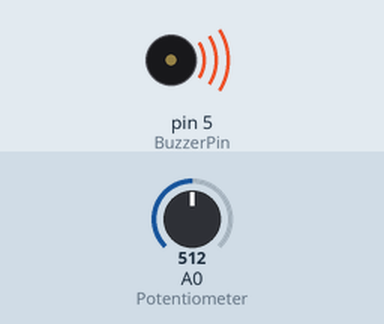
A sketch run on a simulated Arduino Uno, built with avr-gcc and run on an emulated ATmega328P. Shown: buzzer (waves = sounding). The test bench sets the inputs (shaded band); at power-on: A0 (Potentiometer) = 512.

Above: at 0.1 s.
Timing chart, 0 to 1.6 s (numbered marks = the images above):
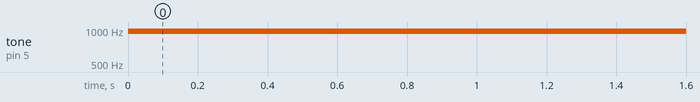

Measured:
- by itself, tone on pin 5 (BuzzerPin): silent → 977 Hz at 0.00 s

The sketch:

Lesson_4_Making_the_Buzzer_go_BEEP.ino
```cpp
int BuzzerPin = 5;
int Potentiometer = A0;

void setup() {
  pinMode(BuzzerPin, OUTPUT);
}

void loop() {
  int potentioValue, Value;
  potentioValue = analogRead(Potentiometer);
  Value = map(potentioValue, 0, 1023, 0, 255); //Mapping potentiometer value to PWM signal value
  analogWrite(BuzzerPin, Value);
}
```
